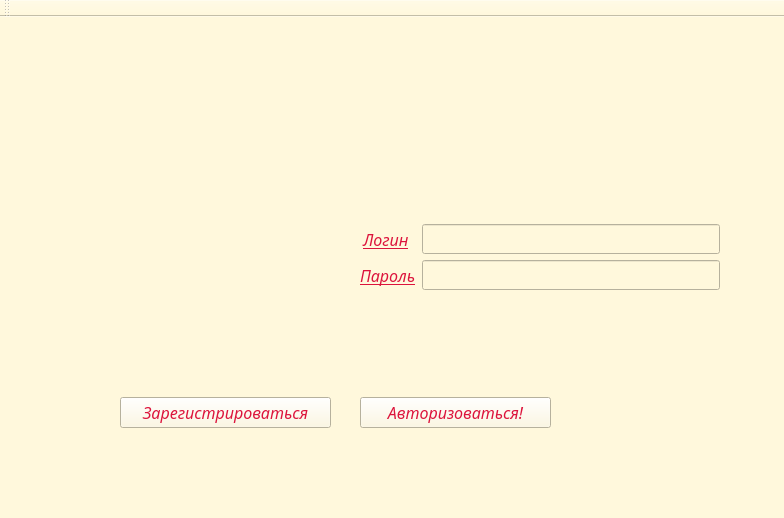
<?xml version="1.0" encoding="UTF-8"?>
<ui version="4.0">
 <class>MainWindow</class>
 <widget class="QMainWindow" name="MainWindow">
  <property name="geometry">
   <rect>
    <x>0</x>
    <y>0</y>
    <width>784</width>
    <height>518</height>
   </rect>
  </property>
  <property name="sizePolicy">
   <sizepolicy hsizetype="Minimum" vsizetype="Preferred">
    <horstretch>0</horstretch>
    <verstretch>0</verstretch>
   </sizepolicy>
  </property>
  <property name="minimumSize">
   <size>
    <width>20</width>
    <height>20</height>
   </size>
  </property>
  <property name="font">
   <font>
    <family>MS Reference Sans Serif</family>
    <pointsize>11</pointsize>
   </font>
  </property>
  <property name="windowTitle">
   <string>MainWindow</string>
  </property>
  <property name="toolTipDuration">
   <number>0</number>
  </property>
  <property name="styleSheet">
   <string notr="true">background-color:rgb(255, 248, 220);</string>
  </property>
  <widget class="QWidget" name="centralWidget">
   <widget class="QPushButton" name="pushButton">
    <property name="geometry">
     <rect>
      <x>360</x>
      <y>380</y>
      <width>191</width>
      <height>31</height>
     </rect>
    </property>
    <property name="font">
     <font>
      <family>Bell MT</family>
      <pointsize>12</pointsize>
      <italic>true</italic>
     </font>
    </property>
    <property name="styleSheet">
     <string notr="true">color:rgb(220, 20, 60);</string>
    </property>
    <property name="text">
     <string>Авторизоваться!</string>
    </property>
   </widget>
   <widget class="QWidget" name="verticalLayoutWidget_2">
    <property name="geometry">
     <rect>
      <x>360</x>
      <y>170</y>
      <width>371</width>
      <height>188</height>
     </rect>
    </property>
    <layout class="QFormLayout" name="formLayout">
     <property name="leftMargin">
      <number>0</number>
     </property>
     <property name="bottomMargin">
      <number>0</number>
     </property>
     <item row="1" column="0">
      <widget class="QLabel" name="label_login">
       <property name="font">
        <font>
         <family>Bell MT</family>
         <pointsize>12</pointsize>
         <italic>true</italic>
         <underline>true</underline>
        </font>
       </property>
       <property name="toolTipDuration">
        <number>5</number>
       </property>
       <property name="styleSheet">
        <string notr="true">color:rgb(220, 20, 60);</string>
       </property>
       <property name="text">
        <string>Логин</string>
       </property>
       <property name="margin">
        <number>10</number>
       </property>
       <property name="indent">
        <number>3</number>
       </property>
      </widget>
     </item>
     <item row="6" column="0">
      <widget class="QLabel" name="label_password">
       <property name="baseSize">
        <size>
         <width>0</width>
         <height>0</height>
        </size>
       </property>
       <property name="font">
        <font>
         <family>Bell MT</family>
         <pointsize>12</pointsize>
         <italic>true</italic>
         <underline>true</underline>
        </font>
       </property>
       <property name="styleSheet">
        <string notr="true">color:rgb(220, 20, 60);</string>
       </property>
       <property name="text">
        <string>Пароль</string>
       </property>
       <property name="margin">
        <number>10</number>
       </property>
      </widget>
     </item>
     <item row="1" column="1">
      <widget class="QLineEdit" name="lineEdit_login">
       <property name="minimumSize">
        <size>
         <width>80</width>
         <height>30</height>
        </size>
       </property>
      </widget>
     </item>
     <item row="6" column="1">
      <widget class="QLineEdit" name="lineEdit_password">
       <property name="minimumSize">
        <size>
         <width>0</width>
         <height>30</height>
        </size>
       </property>
      </widget>
     </item>
     <item row="0" column="1">
      <spacer name="horizontalSpacer">
       <property name="orientation">
        <enum>Qt::Horizontal</enum>
       </property>
       <property name="sizeHint" stdset="0">
        <size>
         <width>40</width>
         <height>20</height>
        </size>
       </property>
      </spacer>
     </item>
     <item row="7" column="1">
      <spacer name="horizontalSpacer_2">
       <property name="orientation">
        <enum>Qt::Horizontal</enum>
       </property>
       <property name="sizeHint" stdset="0">
        <size>
         <width>40</width>
         <height>20</height>
        </size>
       </property>
      </spacer>
     </item>
    </layout>
   </widget>
   <widget class="QLabel" name="label">
    <property name="geometry">
     <rect>
      <x>50</x>
      <y>170</y>
      <width>281</width>
      <height>161</height>
     </rect>
    </property>
    <property name="text">
     <string/>
    </property>
    <property name="pixmap">
     <pixmap>../../../../Downloads/Без названия.jpg</pixmap>
    </property>
   </widget>
   <widget class="QLabel" name="label_2">
    <property name="geometry">
     <rect>
      <x>110</x>
      <y>20</y>
      <width>581</width>
      <height>121</height>
     </rect>
    </property>
    <property name="text">
     <string/>
    </property>
    <property name="pixmap">
     <pixmap>../../../../Downloads/5.png</pixmap>
    </property>
   </widget>
   <widget class="QPushButton" name="pushButton_registration">
    <property name="geometry">
     <rect>
      <x>120</x>
      <y>380</y>
      <width>211</width>
      <height>31</height>
     </rect>
    </property>
    <property name="palette">
     <palette>
      <active>
       <colorrole role="WindowText">
        <brush brushstyle="SolidPattern">
         <color alpha="255">
          <red>220</red>
          <green>20</green>
          <blue>60</blue>
         </color>
        </brush>
       </colorrole>
       <colorrole role="Button">
        <brush brushstyle="SolidPattern">
         <color alpha="255">
          <red>255</red>
          <green>248</green>
          <blue>220</blue>
         </color>
        </brush>
       </colorrole>
       <colorrole role="Text">
        <brush brushstyle="SolidPattern">
         <color alpha="255">
          <red>220</red>
          <green>20</green>
          <blue>60</blue>
         </color>
        </brush>
       </colorrole>
       <colorrole role="ButtonText">
        <brush brushstyle="SolidPattern">
         <color alpha="255">
          <red>220</red>
          <green>20</green>
          <blue>60</blue>
         </color>
        </brush>
       </colorrole>
       <colorrole role="Base">
        <brush brushstyle="SolidPattern">
         <color alpha="255">
          <red>255</red>
          <green>248</green>
          <blue>220</blue>
         </color>
        </brush>
       </colorrole>
       <colorrole role="Window">
        <brush brushstyle="SolidPattern">
         <color alpha="255">
          <red>255</red>
          <green>248</green>
          <blue>220</blue>
         </color>
        </brush>
       </colorrole>
       <colorrole role="PlaceholderText">
        <brush brushstyle="NoBrush">
         <color alpha="128">
          <red>220</red>
          <green>20</green>
          <blue>60</blue>
         </color>
        </brush>
       </colorrole>
      </active>
      <inactive>
       <colorrole role="WindowText">
        <brush brushstyle="SolidPattern">
         <color alpha="255">
          <red>220</red>
          <green>20</green>
          <blue>60</blue>
         </color>
        </brush>
       </colorrole>
       <colorrole role="Button">
        <brush brushstyle="SolidPattern">
         <color alpha="255">
          <red>255</red>
          <green>248</green>
          <blue>220</blue>
         </color>
        </brush>
       </colorrole>
       <colorrole role="Text">
        <brush brushstyle="SolidPattern">
         <color alpha="255">
          <red>220</red>
          <green>20</green>
          <blue>60</blue>
         </color>
        </brush>
       </colorrole>
       <colorrole role="ButtonText">
        <brush brushstyle="SolidPattern">
         <color alpha="255">
          <red>220</red>
          <green>20</green>
          <blue>60</blue>
         </color>
        </brush>
       </colorrole>
       <colorrole role="Base">
        <brush brushstyle="SolidPattern">
         <color alpha="255">
          <red>255</red>
          <green>248</green>
          <blue>220</blue>
         </color>
        </brush>
       </colorrole>
       <colorrole role="Window">
        <brush brushstyle="SolidPattern">
         <color alpha="255">
          <red>255</red>
          <green>248</green>
          <blue>220</blue>
         </color>
        </brush>
       </colorrole>
       <colorrole role="PlaceholderText">
        <brush brushstyle="NoBrush">
         <color alpha="128">
          <red>220</red>
          <green>20</green>
          <blue>60</blue>
         </color>
        </brush>
       </colorrole>
      </inactive>
      <disabled>
       <colorrole role="WindowText">
        <brush brushstyle="SolidPattern">
         <color alpha="255">
          <red>220</red>
          <green>20</green>
          <blue>60</blue>
         </color>
        </brush>
       </colorrole>
       <colorrole role="Button">
        <brush brushstyle="SolidPattern">
         <color alpha="255">
          <red>255</red>
          <green>248</green>
          <blue>220</blue>
         </color>
        </brush>
       </colorrole>
       <colorrole role="Text">
        <brush brushstyle="SolidPattern">
         <color alpha="255">
          <red>220</red>
          <green>20</green>
          <blue>60</blue>
         </color>
        </brush>
       </colorrole>
       <colorrole role="ButtonText">
        <brush brushstyle="SolidPattern">
         <color alpha="255">
          <red>220</red>
          <green>20</green>
          <blue>60</blue>
         </color>
        </brush>
       </colorrole>
       <colorrole role="Base">
        <brush brushstyle="SolidPattern">
         <color alpha="255">
          <red>255</red>
          <green>248</green>
          <blue>220</blue>
         </color>
        </brush>
       </colorrole>
       <colorrole role="Window">
        <brush brushstyle="SolidPattern">
         <color alpha="255">
          <red>255</red>
          <green>248</green>
          <blue>220</blue>
         </color>
        </brush>
       </colorrole>
       <colorrole role="PlaceholderText">
        <brush brushstyle="NoBrush">
         <color alpha="128">
          <red>220</red>
          <green>20</green>
          <blue>60</blue>
         </color>
        </brush>
       </colorrole>
      </disabled>
     </palette>
    </property>
    <property name="font">
     <font>
      <family>Bell MT</family>
      <pointsize>12</pointsize>
      <italic>true</italic>
     </font>
    </property>
    <property name="styleSheet">
     <string notr="true">color:rgb(220, 20, 60);</string>
    </property>
    <property name="text">
     <string>Зарегистрироваться</string>
    </property>
   </widget>
  </widget>
  <widget class="QMenuBar" name="menuBar">
   <property name="geometry">
    <rect>
     <x>0</x>
     <y>0</y>
     <width>784</width>
     <height>26</height>
    </rect>
   </property>
  </widget>
  <widget class="QToolBar" name="mainToolBar">
   <attribute name="toolBarArea">
    <enum>TopToolBarArea</enum>
   </attribute>
   <attribute name="toolBarBreak">
    <bool>false</bool>
   </attribute>
  </widget>
  <widget class="QStatusBar" name="statusBar"/>
 </widget>
 <layoutdefault spacing="6" margin="11"/>
 <resources/>
 <connections/>
</ui>
